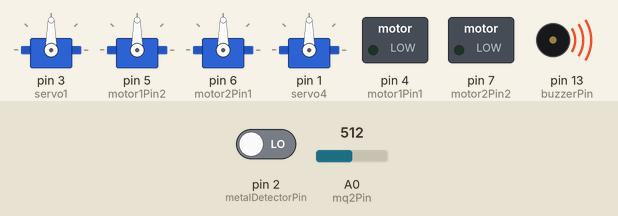
The sketch below on a simulated Arduino Uno, built with avr-gcc and run on an emulated ATmega328P. Shown: 4 × servo, switched loads named in the sketch (green lamp = pin HIGH), buzzer (waves = sounding, pin HIGH). The inputs (shaded band) are chosen by the test bench; at power-on: A0 (mq2Pin) = 512, pin 2 (metalDetectorPin) LOW. What the sketch prints to the serial monitor is not drawn.

Above: at 1.2 s.
1.3 s: A0 (mq2Pin) set to 213
3.2 s: A0 (mq2Pin) set to 182
At 4.8 s:
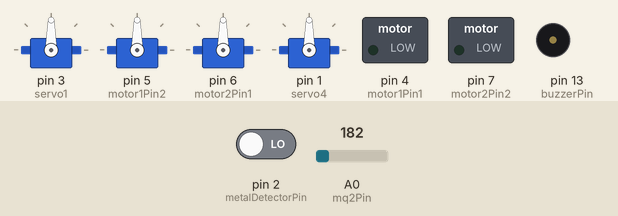
7.5 s: pin 2 (metalDetectorPin) driven HIGH
At 9.0 s:
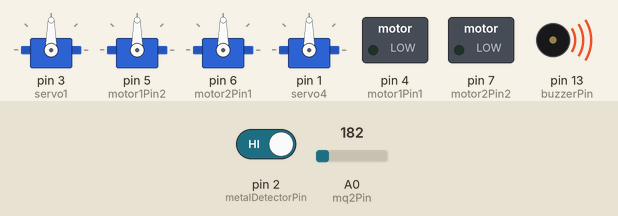
9.5 s: pin 2 (metalDetectorPin) driven LOW
At 10.6 s:
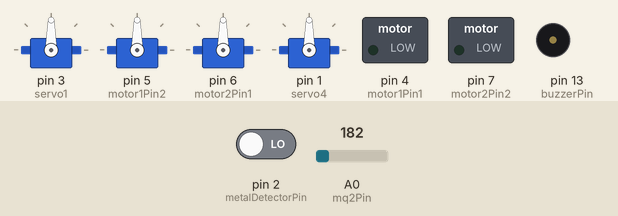
Timing chart, 0 to 12.5 s (numbered marks = the images above; inputs shaded):
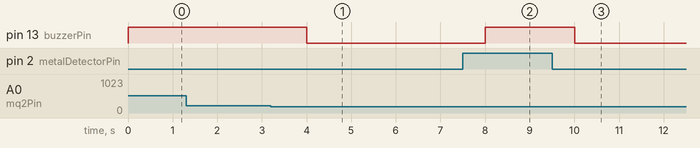

Measured:
- the behaviour switches between 201 and 200 on A0 (mq2Pin) (found by bisection; images 0 and 1)
- after the input at 1.3 s, every drawn part: stays the same
- after the input at 3.2 s, pin 13 (buzzerPin): HIGH → LOW after 0.80 s
- after the input at 7.5 s, pin 13 (buzzerPin): LOW → HIGH after 0.50 s
- after the input at 9.5 s, pin 13 (buzzerPin): HIGH → LOW after 0.50 s

The sketch:

BTcontrol.ino
```cpp
#include <SoftwareSerial.h>
#include <Servo.h>


SoftwareSerial BTSerial(10, 11); // RX, TX


// Bluetooth pins
const int btRX = 0;
const int btTX = 1;
int threshold = 200;
// Motor Driver Pins
const int motor1Pin1 = 4;
const int motor1Pin2 = 5;
const int motor2Pin1 = 6;
const int motor2Pin2 = 7;

byte ctrl = 0;

// Robotic Arm Servos
Servo servo1;
Servo servo2;
Servo servo3;
Servo servo4;

// Sensor Pins
const int mq2Pin = A0;  // MQ-2 gas sensor
const int metalDetectorPin = 2;  // Metal detector
const int buzzerPin = 13;  // Buzzer


void setup() {
  // Start serial communication at 9600 baud rate with Bluetooth module
  BTSerial.begin(38400);
  // Start serial communication at 9600 baud rate with Serial monitor (optional)
  Serial.begin(38400);

  pinMode(motor1Pin1, OUTPUT);
  pinMode(motor1Pin2, OUTPUT);
  pinMode(motor2Pin1, OUTPUT);
  pinMode(motor2Pin2, OUTPUT);
  pinMode(metalDetectorPin, INPUT);
  pinMode(buzzerPin, OUTPUT);

  servo1.attach(3);
  servo2.attach(5);
  servo3.attach(6);
  servo4.attach(1);

  Serial.println("Waiting for Bluetooth input...");
}

void loop() {
  // Check if Bluetooth data is available

    if(Serial.available()) BTSerial.write(Serial.read());

  if (BTSerial.available()) {

     Serial.println((char)BTSerial.read());

  }


    // Read Sensors
  int gasValue = analogRead(mq2Pin);
  int metalDetected = digitalRead(metalDetectorPin);

  if (gasValue > threshold || metalDetected == HIGH) {
    digitalWrite(buzzerPin, HIGH);  // Activate Buzzer
  } else {
    digitalWrite(buzzerPin, LOW);  // Deactivate Buzzer
  }

  delay(1000);
}
```
